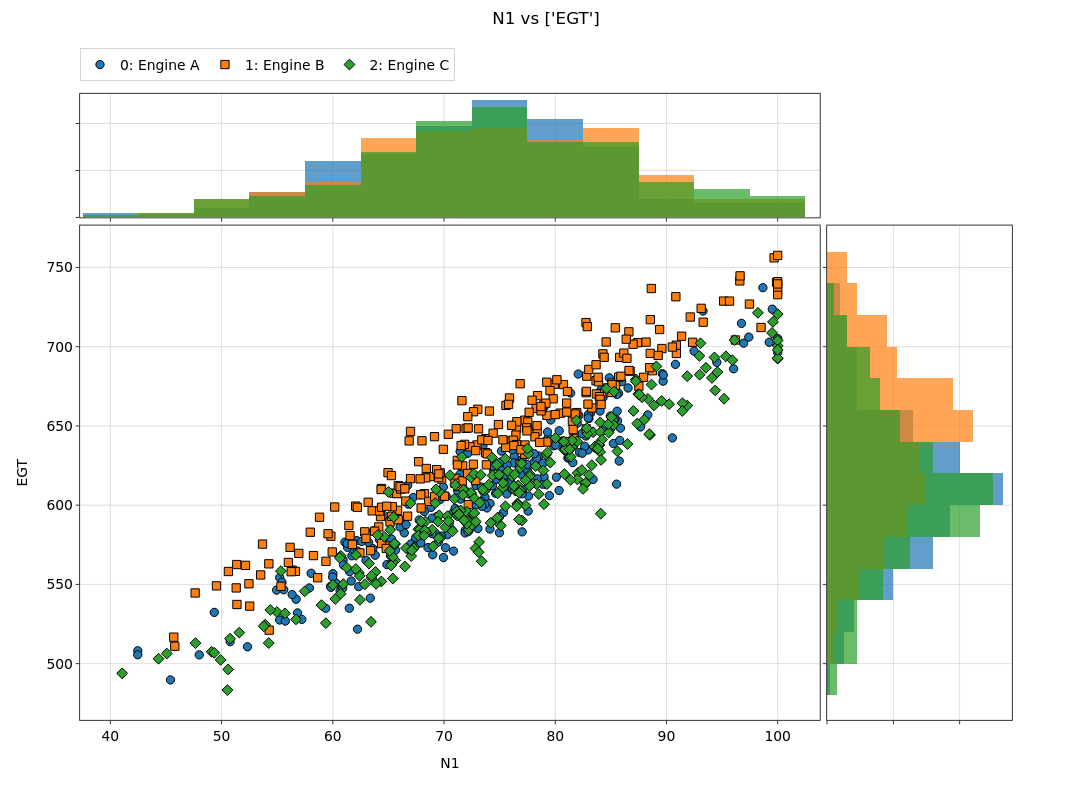

The cell this chart's notebook holds for it:
### Markdown cell above
---
## 1. Basic call — scatter + histogram strips

The default is `marginal='histogram'`: a histogram of `x` above the scatter and
a histogram of `y` to its right. The strips share the main panel's axes (zoom
the scatter and the strips follow), and their count axes are hidden — the
strips are there to show *shape*, not to be read off.

The scatter itself is styled exactly like `plot()`: each dataset's color,
marker, alpha, hover parameters and so on all carry over.

### Code cell
nb = build()
nb.plot_marginal(x='N1', y='EGT')

### Figure 1 — Plotly figure (JSON) as saved in the notebook; plotly's stock layout.template omitted (floating-point values rounded to 4 significant figures; data arrays with more than 128 entries replaced by an {"elided": "..."} marker saying what was removed)
{"data": [{"hovertemplate": "<b><u>Set: 0</u></b><br><b>Engine A</b><br>N1: %{x:.2f}<br>EGT: %{y:.2f}<extra></extra>", "legendgroup": "group_0", "legendrank": 1000, "line": {"color": "#1f77b4", "width": 2}, "marker": {"color": "#1f77b4", "line": {"color": "black", "width": 1}, "size": 8.3, "symbol": "circle"}, "mode": "markers", "name": "0: Engine A", "opacity": 1, "showlegend": true, "type": "scatter", "x": {"elided": "250 float values"}, "xaxis": "x3", "y": {"elided": "250 float values"}, "yaxis": "y3"}, {"histnorm": "", "legendgroup": "group_0", "legendrank": 1000, "marker": {"color": "#1f77b4"}, "name": "0: Engine A", "opacity": 0.7, "showlegend": false, "type": "histogram", "x": {"elided": "250 float values"}, "xaxis": "x", "yaxis": "y"}, {"histnorm": "", "legendgroup": "group_0", "legendrank": 1000, "marker": {"color": "#1f77b4"}, "name": "0: Engine A", "opacity": 0.7, "showlegend": false, "type": "histogram", "xaxis": "x4", "y": {"elided": "250 float values"}, "yaxis": "y4"}, {"hovertemplate": "<b><u>Set: 1</u></b><br><b>Engine B</b><br>N1: %{x:.2f}<br>EGT: %{y:.2f}<extra></extra>", "legendgroup": "group_1", "legendrank": 1001, "line": {"color": "#ff7f0e", "width": 2}, "marker": {"color": "#ff7f0e", "line": {"color": "black", "width": 1}, "size": 8.3, "symbol": "square"}, "mode": "markers", "name": "1: Engine B", "opacity": 1, "showlegend": true, "type": "scatter", "x": {"elided": "250 float values"}, "xaxis": "x3", "y": {"elided": "250 float values"}, "yaxis": "y3"}, {"histnorm": "", "legendgroup": "group_1", "legendrank": 1001, "marker": {"color": "#ff7f0e"}, "name": "1: Engine B", "opacity": 0.7, "showlegend": false, "type": "histogram", "x": {"elided": "250 float values"}, "xaxis": "x", "yaxis": "y"}, {"histnorm": "", "legendgroup": "group_1", "legendrank": 1001, "marker": {"color": "#ff7f0e"}, "name": "1: Engine B", "opacity": 0.7, "showlegend": false, "type": "histogram", "xaxis": "x4", "y": {"elided": "250 float values"}, "yaxis": "y4"}, {"hovertemplate": "<b><u>Set: 2</u></b><br><b>Engine C</b><br>N1: %{x:.2f}<br>EGT: %{y:.2f}<extra></extra>", "legendgroup": "group_2", "legendrank": 1002, "line": {"color": "#2ca02c", "width": 2}, "marker": {"color": "#2ca02c", "line": {"color": "black", "width": 1}, "size": 8.3, "symbol": "diamond"}, "mode": "markers", "name": "2: Engine C", "opacity": 1, "showlegend": true, "type": "scatter", "x": {"elided": "250 float values"}, "xaxis": "x3", "y": {"elided": "250 float values"}, "yaxis": "y3"}, {"histnorm": "", "legendgroup": "group_2", "legendrank": 1002, "marker": {"color": "#2ca02c"}, "name": "2: Engine C", "opacity": 0.7, "showlegend": false, "type": "histogram", "x": {"elided": "250 float values"}, "xaxis": "x", "yaxis": "y"}, {"histnorm": "", "legendgroup": "group_2", "legendrank": 1002, "marker": {"color": "#2ca02c"}, "name": "2: Engine C", "opacity": 0.7, "showlegend": false, "type": "histogram", "xaxis": "x4", "y": {"elided": "250 float values"}, "yaxis": "y4"}], "layout": {"barmode": "overlay", "height": 800, "hoverlabel": {"font": {"size": 13.9}}, "legend": {"font": {"size": 13.9}, "orientation": "h", "x": 0, "xanchor": "left", "y": 0.9397, "yanchor": "top", "yref": "container"}, "margin": {"r": 80, "t": 86.22}, "meta": {"uc_legend_rows": 1}, "showlegend": true, "title": {"font": {"size": 16.7}, "text": "N1 vs ['EGT']", "x": 0.5, "xanchor": "center", "y": 0.985, "yanchor": "top", "yref": "container"}, "width": 1200, "xaxis": {"anchor": "y", "domain": [0.0, 0.7938], "matches": "x3", "showticklabels": false, "tickfont": {"size": 13.9}, "title": {"font": {"size": 13.9}}}, "xaxis2": {"anchor": "y2", "domain": [0.8002, 1.0], "tickfont": {"size": 13.9}, "title": {"font": {"size": 13.9}}, "visible": false}, "xaxis3": {"anchor": "y3", "domain": [0.0, 0.7938], "tickfont": {"size": 13.9}, "title": {"font": {"size": 13.9}, "standoff": 15, "text": "N1"}}, "xaxis4": {"anchor": "y4", "domain": [0.8015, 1.0], "showticklabels": false, "tickfont": {"size": 13.9}, "title": {"font": {"size": 13.9}}}, "yaxis": {"anchor": "x", "domain": [0.8026, 1.0], "showticklabels": false, "tickfont": {"size": 13.9}, "title": {"font": {"size": 13.9}}}, "yaxis2": {"anchor": "x2", "domain": [0.8002, 1.0], "tickfont": {"size": 13.9}, "title": {"font": {"size": 13.9}}, "visible": false}, "yaxis3": {"anchor": "x3", "domain": [0.0, 0.7897], "tickfont": {"size": 13.9}, "title": {"font": {"size": 13.9}, "standoff": 15, "text": "EGT"}}, "yaxis4": {"anchor": "x4", "domain": [0.0, 0.7897], "matches": "y3", "showticklabels": false, "tickfont": {"size": 13.9}, "title": {"font": {"size": 13.9}}}}}
